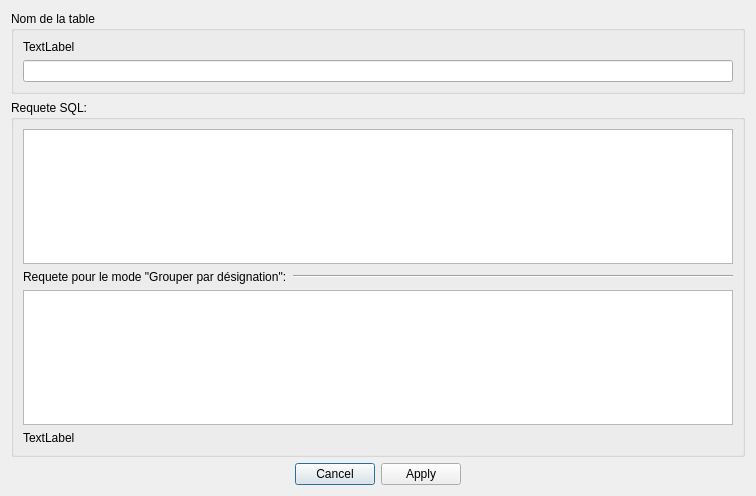
<?xml version="1.0" encoding="UTF-8"?>
<ui version="4.0">
 <class>EditTableDialog</class>
 <widget class="QDialog" name="EditTableDialog">
  <property name="geometry">
   <rect>
    <x>0</x>
    <y>0</y>
    <width>756</width>
    <height>496</height>
   </rect>
  </property>
  <property name="windowTitle">
   <string>Edition de tables</string>
  </property>
  <property name="windowIcon">
   <iconset resource="qressources.qrc">
    <normaloff>:/images/dclManager.png</normaloff>:/images/dclManager.png</iconset>
  </property>
  <layout class="QVBoxLayout" name="verticalLayout">
   <item>
    <widget class="QGroupBox" name="groupBox">
     <property name="title">
      <string>Nom de la table</string>
     </property>
     <layout class="QGridLayout" name="gridLayout_2">
      <item row="1" column="0">
       <widget class="QLineEdit" name="tableNameLineEdit"/>
      </item>
      <item row="0" column="0">
       <widget class="QLabel" name="tableNameLabel">
        <property name="text">
         <string>TextLabel</string>
        </property>
       </widget>
      </item>
     </layout>
    </widget>
   </item>
   <item>
    <widget class="QGroupBox" name="groupBox_2">
     <property name="title">
      <string>Requete SQL:</string>
     </property>
     <layout class="QGridLayout" name="gridLayout">
      <item row="0" column="0">
       <widget class="QPlainTextEdit" name="tableRequestPlainTextEdit"/>
      </item>
      <item row="1" column="0">
       <widget class="QWidget" name="groupByWidget" native="true">
        <layout class="QVBoxLayout" name="verticalLayout_2">
         <property name="leftMargin">
          <number>0</number>
         </property>
         <property name="topMargin">
          <number>0</number>
         </property>
         <property name="rightMargin">
          <number>0</number>
         </property>
         <property name="bottomMargin">
          <number>0</number>
         </property>
         <item>
          <layout class="QHBoxLayout" name="horizontalLayout">
           <property name="topMargin">
            <number>0</number>
           </property>
           <item>
            <widget class="QLabel" name="label">
             <property name="sizePolicy">
              <sizepolicy hsizetype="Maximum" vsizetype="Preferred">
               <horstretch>0</horstretch>
               <verstretch>0</verstretch>
              </sizepolicy>
             </property>
             <property name="text">
              <string>Requete pour le mode &quot;Grouper par désignation&quot;:</string>
             </property>
            </widget>
           </item>
           <item>
            <widget class="Line" name="line">
             <property name="orientation">
              <enum>Qt::Horizontal</enum>
             </property>
            </widget>
           </item>
          </layout>
         </item>
         <item>
          <widget class="QPlainTextEdit" name="groupByRequestPlainTextEdit"/>
         </item>
        </layout>
       </widget>
      </item>
      <item row="2" column="0">
       <widget class="QLabel" name="infoLabel">
        <property name="text">
         <string>TextLabel</string>
        </property>
        <property name="wordWrap">
         <bool>true</bool>
        </property>
       </widget>
      </item>
     </layout>
    </widget>
   </item>
   <item>
    <widget class="QDialogButtonBox" name="buttonBox">
     <property name="orientation">
      <enum>Qt::Horizontal</enum>
     </property>
     <property name="standardButtons">
      <set>QDialogButtonBox::Apply|QDialogButtonBox::Cancel</set>
     </property>
     <property name="centerButtons">
      <bool>true</bool>
     </property>
    </widget>
   </item>
  </layout>
 </widget>
 <resources>
  <include location="qressources.qrc"/>
 </resources>
 <connections>
  <connection>
   <sender>buttonBox</sender>
   <signal>accepted()</signal>
   <receiver>EditTableDialog</receiver>
   <slot>accept()</slot>
   <hints>
    <hint type="sourcelabel">
     <x>248</x>
     <y>254</y>
    </hint>
    <hint type="destinationlabel">
     <x>157</x>
     <y>274</y>
    </hint>
   </hints>
  </connection>
  <connection>
   <sender>buttonBox</sender>
   <signal>rejected()</signal>
   <receiver>EditTableDialog</receiver>
   <slot>reject()</slot>
   <hints>
    <hint type="sourcelabel">
     <x>316</x>
     <y>260</y>
    </hint>
    <hint type="destinationlabel">
     <x>286</x>
     <y>274</y>
    </hint>
   </hints>
  </connection>
 </connections>
</ui>
